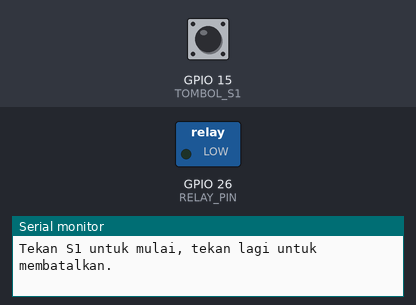
The sketch below on a simulated ESP32. Shown: switched loads named in the sketch (green lamp = pin HIGH), the last lines printed to the serial monitor. The test bench sets the inputs (shaded band); at power-on: GPIO 15 (TOMBOL_S1) LOW.

Above: at 1.2 s.
1.3 s: GPIO 15 (TOMBOL_S1) pulled HIGH for 0.15 s
At 2.2 s:
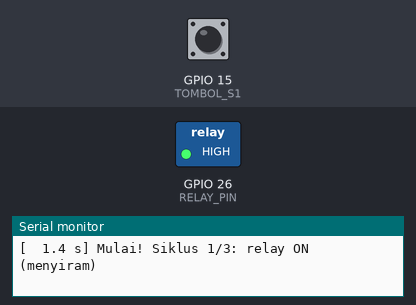
4.4 s: GPIO 15 (TOMBOL_S1) pulled HIGH for 1 s
At 5.8 s:
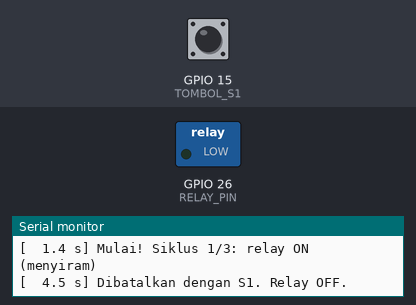
Timing chart, 0 to 7.4 s (numbered marks = the images above; inputs shaded):
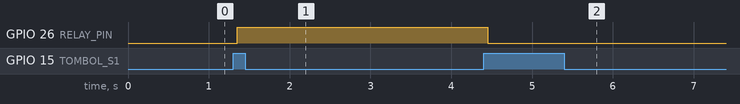

Measured:
- after the input at 1.3 s, GPIO 26 (RELAY_PIN): LOW → HIGH after 0.05 s
- after the input at 4.4 s, GPIO 26 (RELAY_PIN): HIGH → LOW after 0.05 s instead of 2.0 s

The sketch:

p3_penjadwal_siklus.ino
```cpp
/*
 * BAB 37 - Program 3: Penjadwal Siklus Otomatis
 * Contoh penyiram tanaman. Tekan S1 untuk mulai: relay aktif 5 detik
 * (menyiram), mati 10 detik (jeda), diulang 3 kali, lalu berhenti sendiri.
 * Tekan S1 saat jadwal berjalan untuk membatalkan.
 *
 * Rangkaian:
 *   RELAY (header biru, kanan BUZZ)         → IO26
 *   SW1 (header kuning, pin ke-3 dari kiri) → IO15 (ditekan = HIGH)
 */

#define RELAY_PIN 26
#define TOMBOL_S1 15

const unsigned long LAMA_SIRAM = 5000;   // ms: relay aktif (pompa menyala)
const unsigned long LAMA_JEDA  = 10000;  // ms: relay mati di antara dua siraman
const int JUMLAH_SIKLUS = 3;             // berapa kali menyiram
const unsigned long WAKTU_DEBOUNCE = 50;

// Tipe enum ditulis di atas, sebelum fungsi mana pun (lihat BAB 17)
enum Keadaan { SIAGA, SIRAM, JEDA };

Keadaan keadaan = SIAGA;
unsigned long waktuMasuk = 0;  // kapan state sekarang dimulai
int siklusKe = 0;              // siklus yang sedang berjalan (1..JUMLAH_SIKLUS)

int bacaanSebelumnya = LOW;
int statusStabil = LOW;
unsigned long waktuBacaanBerubah = 0;

bool tombolBaruDitekan(unsigned long sekarang) {
  int bacaan = digitalRead(TOMBOL_S1);
  if (bacaan != bacaanSebelumnya) {
    waktuBacaanBerubah = sekarang;
    bacaanSebelumnya = bacaan;
  }
  if (sekarang - waktuBacaanBerubah > WAKTU_DEBOUNCE && bacaan != statusStabil) {
    statusStabil = bacaan;
    return statusStabil == HIGH;
  }
  return false;
}

// Pindah state. Relay HANYA aktif di state SIRAM, jadi pin relay cukup diatur di sini.
void masukKeadaan(Keadaan baru, unsigned long sekarang) {
  keadaan = baru;
  waktuMasuk = sekarang;
  digitalWrite(RELAY_PIN, baru == SIRAM ? HIGH : LOW);
}

void cetakWaktu(unsigned long sekarang) {
  Serial.printf("[%5.1f s] ", sekarang / 1000.0);
}

void setup() {
  Serial.begin(115200);
  pinMode(RELAY_PIN, OUTPUT);
  digitalWrite(RELAY_PIN, LOW);  // relay mati sejak awal
  pinMode(TOMBOL_S1, INPUT);

  Serial.println("BAB 37 - Program 3: Penjadwal Siklus Otomatis");
  Serial.printf("Jadwal: relay ON %lu detik, OFF %lu detik, %d siklus.\n",
                LAMA_SIRAM / 1000, LAMA_JEDA / 1000, JUMLAH_SIKLUS);
  Serial.println("Tekan S1 untuk mulai, tekan lagi untuk membatalkan.");
}

void loop() {
  unsigned long sekarang = millis();
  bool ditekan = tombolBaruDitekan(sekarang);

  switch (keadaan) {
    case SIAGA:
      if (ditekan) {
        siklusKe = 1;
        masukKeadaan(SIRAM, sekarang);
        cetakWaktu(sekarang);
        Serial.printf("Mulai! Siklus 1/%d: relay ON (menyiram)\n", JUMLAH_SIKLUS);
      }
      break;

    case SIRAM:
      if (ditekan) {
        masukKeadaan(SIAGA, sekarang);
        cetakWaktu(sekarang);
        Serial.println("Dibatalkan dengan S1. Relay OFF.");
      } else if (sekarang - waktuMasuk >= LAMA_SIRAM) {
        if (siklusKe >= JUMLAH_SIKLUS) {
          masukKeadaan(SIAGA, sekarang);
          cetakWaktu(sekarang);
          Serial.println("Relay OFF. Jadwal selesai. Tekan S1 untuk mulai lagi.");
        } else {
          masukKeadaan(JEDA, sekarang);
          cetakWaktu(sekarang);
          Serial.printf("Siklus %d/%d: relay OFF (jeda %lu detik)\n",
                        siklusKe, JUMLAH_SIKLUS, LAMA_JEDA / 1000);
        }
      }
      break;

    case JEDA:
      if (ditekan) {
        masukKeadaan(SIAGA, sekarang);
        cetakWaktu(sekarang);
        Serial.println("Dibatalkan dengan S1. Relay OFF.");
      } else if (sekarang - waktuMasuk >= LAMA_JEDA) {
        siklusKe = siklusKe + 1;
        masukKeadaan(SIRAM, sekarang);
        cetakWaktu(sekarang);
        Serial.printf("Siklus %d/%d: relay ON (menyiram)\n", siklusKe, JUMLAH_SIKLUS);
      }
      break;
  }
}
```
